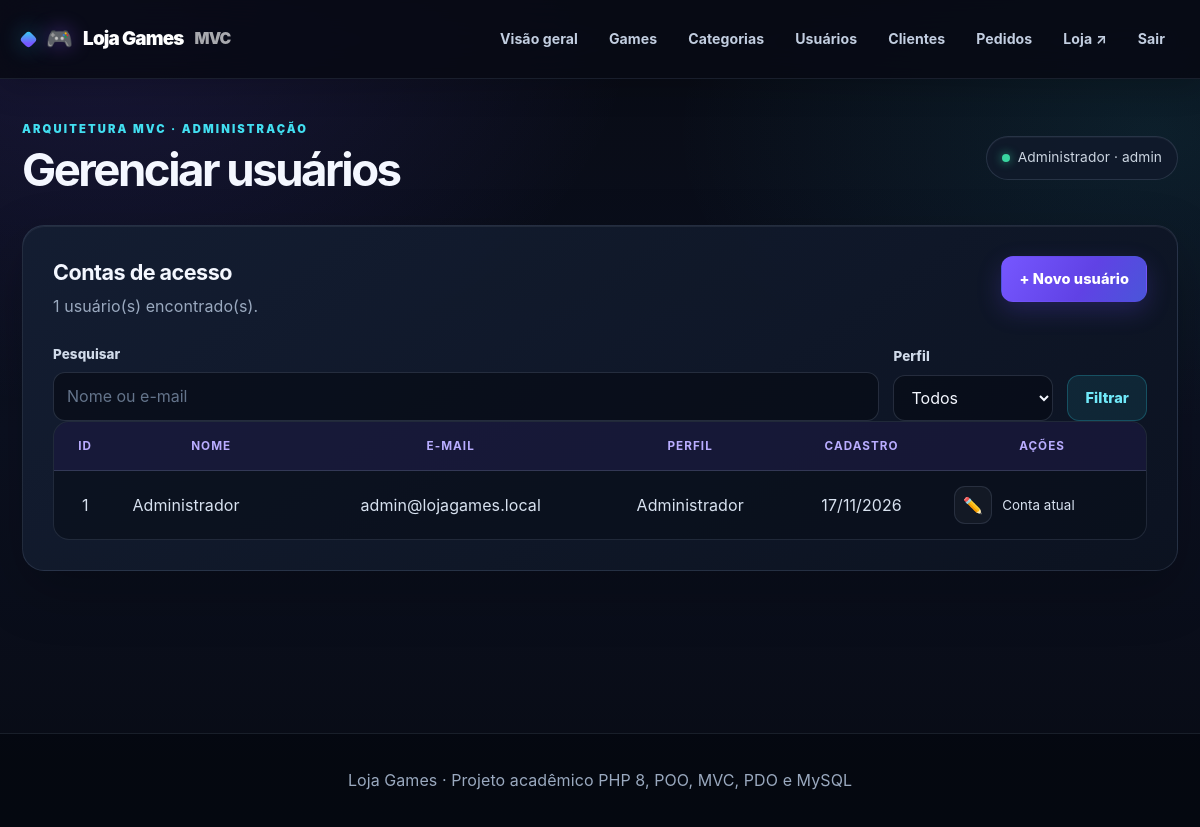
Screenshot of /admin/mvc/index.php?entidade=usuarios (signed in) with the database file from the repository.
### tables this page shows
CREATE TABLE IF NOT EXISTS usuarios (
    id INT UNSIGNED AUTO_INCREMENT PRIMARY KEY,
    nome VARCHAR(150) NOT NULL,
    email VARCHAR(190) NOT NULL UNIQUE,
    senha VARCHAR(255) NOT NULL,
    nivel ENUM('admin','operador','cliente') NOT NULL DEFAULT 'operador',
    created_at DATETIME NOT NULL DEFAULT CURRENT_TIMESTAMP,
    updated_at DATETIME NOT NULL DEFAULT CURRENT_TIMESTAMP ON UPDATE CURRENT_TIMESTAMP,
    INDEX idx_usuarios_email (email)
);

### app/Core/BaseController.php (called while the page is built, shortened)
<?php
abstract class BaseController
{
    protected function render(string $view, array $data = []): void
    {
        extract($data, EXTR_SKIP);
        require __DIR__ . '/../Views/layout/header.php';
        require __DIR__ . '/../Views/' . $view . '.php';
        require __DIR__ . '/../Views/layout/footer.php';
    }
}

### admin/mvc/index.php (called while the page is built, shortened)
<?php
require_once __DIR__ . '/../../app/bootstrap.php';
$entidade = (string)($_GET['entidade'] ?? 'inicio');
$acao = (string)($_GET['acao'] ?? 'listar');
$controladores = [
    'games' => App\Controllers\GameController::class,
    'categorias' => App\Controllers\CategoriaController::class,
    'usuarios' => App\Controllers\UsuarioController::class,
    'clientes' => App\Controllers\ClienteController::class,
    'pedidos' => App\Controllers\PedidoController::class,
];
try {
    $controller = new $controladores[$entidade]($pdo);
    $controller->dispatch($acao);
} catch (Throwable $e) {
    error_log('[Loja Games MVC] ' . $e->getMessage());
    definirFlash('erro', $e instanceof InvalidArgumentException || $e instanceof RuntimeException ? $e->getMessage() : 'Ocorreu um erro ao processar a operação.');
    $destino = in_array($entidade, array_keys($controladores), true) ? $entidade : 'inicio';
    header('Location: index.php' . ($destino === 'inicio' ? '' : '?entidade=' . urlencode($destino)));
    exit;
}

### admin/config/auth.php (called while the page is built, shortened)
<?php
function e(mixed $valor): string
{
    return htmlspecialchars((string) $valor, ENT_QUOTES, 'UTF-8');
}

### app/Models/Usuario.php (called while the page is built, shortened)
<?php
class Usuario
{
    public function listar(string $busca = '', string $nivel = ''): array
    {
        $sql = 'SELECT id, nome, email, nivel, created_at FROM usuarios WHERE 1=1';
        $params = [];
        $sql .= ' ORDER BY nome';
        $st = $this->pdo->prepare($sql);
        $st->execute($params);
        return $st->fetchAll();
    }
}

### app/Views/usuarios/index.php (the view, shortened to what this page needs)
<section class="panel"><div class="panel-header"><div><h2>Contas de acesso</h2><p><?= count($usuarios) ?> usuário(s) encontrado(s).</p></div><a class="btn btn-primary" href="index.php?entidade=usuarios&acao=novo">+ Novo usuário</a></div>
<form class="filters" method="get"><div class="field grow"><label for="buscar">Pesquisar</label><input id="buscar" name="buscar" value="<?= e($busca) ?>" placeholder="Nome ou e-mail"></div><div class="field"><label for="nivel">Perfil</label><select id="nivel" name="nivel"><option value="">Todos</option></select></div><button class="btn btn-secondary">Filtrar</button></form>
<div class="table-wrap"><table><thead><tr><th>ID</th><th>Nome</th><th>E-mail</th><th>Perfil</th><th>Cadastro</th><th>Ações</th></tr></thead><tbody><?php foreach ($usuarios as $u): ?><tr><td><?= (int)$u['id'] ?></td><td class="text-left"><?= e($u['nome']) ?></td><td><?= e($u['email']) ?></td><td><?= e(['admin'=>'Administrador','operador'=>'Operador','cliente'=>'Cliente'][$u['nivel']]??$u['nivel']) ?></td><td><?= e(date('d/m/Y',strtotime($u['created_at']))) ?></td><td><div class="row-actions"><a class="icon-btn" href="index.php?entidade=usuarios&acao=editar&id=<?= (int)$u['id'] ?>">✏️</a><?php if ((int)$u['id']!==(int)$_SESSION['usuario_id']): ?><form method="post" action="index.php?entidade=usuarios&acao=excluir" class="inline-form" onsubmit="return confirm('Excluir este usuário?')"><input type="hidden" name="csrf_token" value="<?= e(csrfToken()) ?>"><input type="hidden" name="id" value="<?= (int)$u['id'] ?>"><button class="icon-btn danger">🗑️</button></form><?php else: ?><small>Conta atual</small><?php endif; ?></div></td></tr><?php endforeach; ?></tbody></table></div></section>

### rows the page displays
usuarios: id "1", nome "Administrador", email "admin@lojagames.local", nivel "Administrador", created_at "17/11/2026", shows "Conta atual"

### other values shown
$pageTitle "Gerenciar usuários"
$_SESSION['usuario_nome'] "Administrador"
$_SESSION['usuario_nivel'] "admin"
count($usuarios) "1"
